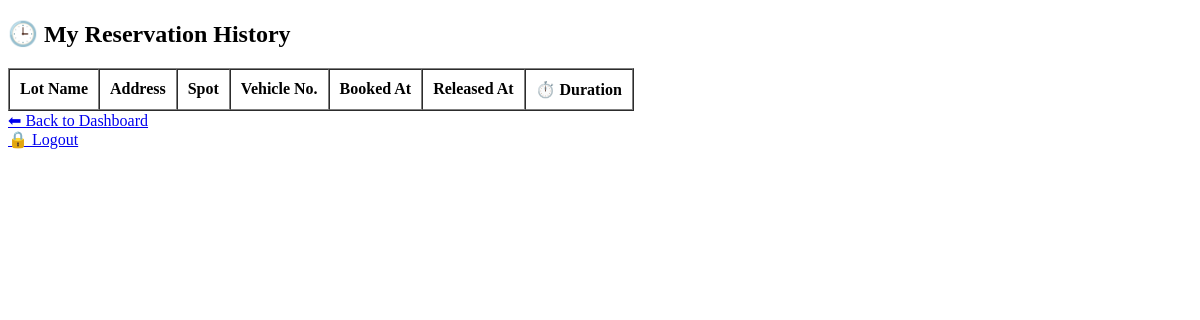
/user_history (signed in), run on an earlier commit of the app's database.
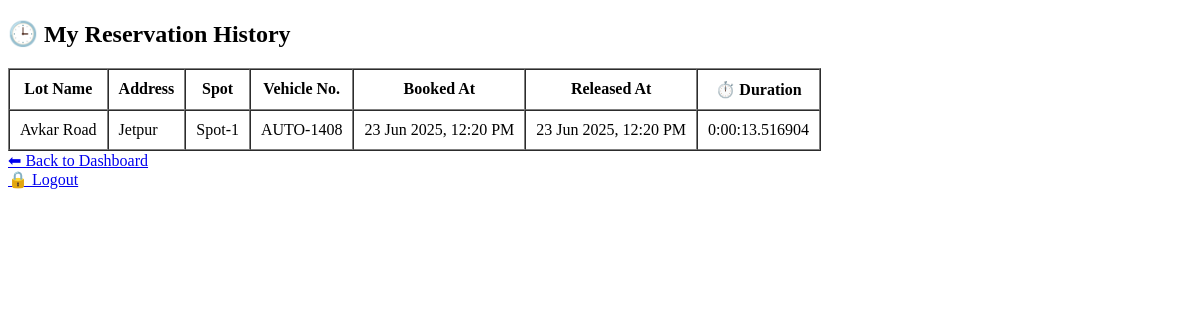
And on a later commit of the database.
### tables this page shows
CREATE TABLE parking_history (
            id INTEGER PRIMARY KEY AUTOINCREMENT,
            user_id INTEGER NOT NULL,
            spot_id INTEGER NOT NULL,
            lot_id INTEGER NOT NULL,
            vehicle_number TEXT NOT NULL,
            entry_time TEXT NOT NULL,
            exit_time TEXT, cost REAL,
            FOREIGN KEY(user_id) REFERENCES users(id),
            FOREIGN KEY(spot_id) REFERENCES parking_spots(id),
            FOREIGN KEY(lot_id) REFERENCES parking_lots(id)
        );

CREATE TABLE parking_lots (
            id INTEGER PRIMARY KEY AUTOINCREMENT,
            name TEXT NOT NULL,
            address TEXT NOT NULL,
            pin_code TEXT,
            total_spots INTEGER NOT NULL,
            available_spots INTEGER NOT NULL
        , price_per_hour REAL DEFAULT 20.0);

CREATE TABLE parking_spots (
            id INTEGER PRIMARY KEY AUTOINCREMENT,
            lot_id INTEGER NOT NULL,
            spot_number TEXT NOT NULL,
            is_occupied INTEGER DEFAULT 0,
            current_user_id INTEGER,
            FOREIGN KEY(lot_id) REFERENCES parking_lots(id),
            FOREIGN KEY(current_user_id) REFERENCES users(id)
        );

### app.py (the view)
@app.route('/user_history')
def user_history():
    if 'id' not in session:
        return redirect(url_for('login'))
    conn = get_db_connection()
    raw_history = conn.execute(
        '''
        SELECT r.*, l.name AS lot_name, l.address AS lot_address, s.spot_number
        FROM parking_history r
        JOIN parking_spots s ON r.spot_id = s.id
        JOIN parking_lots l ON r.lot_id = l.id
        WHERE r.user_id = ?
        ORDER BY r.entry_time DESC
        ''',
        (session['id'],)
    ).fetchall()
    conn.close()
    history = []
    for row in raw_history:
        entry = dict(row)
        entry_time = datetime.fromisoformat(entry['entry_time'])
        entry['pretty_entry'] = entry_time.strftime('%d %b %Y, %I:%M %p')
        if entry['exit_time']:
            exit_time = datetime.fromisoformat(entry['exit_time'])
            entry['pretty_exit'] = exit_time.strftime('%d %b %Y, %I:%M %p')
            duration = exit_time - entry_time
            entry['duration'] = str(duration)
        else:
            entry['pretty_exit'] = None
            entry['duration'] = None
        history.append(entry)
    return render_template('user_history.html', history=history)

### app.py (called while the page is built)
def get_db_connection():
    conn = sqlite3.connect(DATABASE)
    conn.row_factory = sqlite3.Row
    return conn

### templates/user_history.html (shortened to what this page needs)
<!DOCTYPE html>
<html>
<head>
</head>
<body>
    <h2>🕒 My Reservation History</h2>
<table border="1" cellpadding="10" cellspacing="0">
    <thead>
        <tr>
            <th>Lot Name</th>
            <th>Address</th>
            <th>Spot</th>
            <th>Vehicle No.</th>
            <th>Booked At</th>
            <th>Released At</th>
            <th>⏱️ Duration</th>
        </tr>
    </thead>
    <tbody>
        {% for entry in history %}
        <tr>
            <td>{{ entry.lot_name }}</td>
            <td>{{ entry.lot_address }}</td>
            <td>{{ entry.spot_number }}</td>
            <td>{{ entry.vehicle_number }}</td>
            <td>{{ entry.pretty_entry }}</td>
            <td>
                {% if entry.pretty_exit %}
                    {{ entry.pretty_exit }}
                {% else %}
                    <span style="color: orange;">⏳ In Use</span>
                {% endif %}
            </td>
            <td>
                {% if entry.duration %}
                    {{ entry.duration }}
                {% else %}
                    <span style="color: orange;">In Progress</span>
                {% endif %}
            </td>
        </tr>
        {% endfor %}
    </tbody>
</table>
<a href="{{ url_for('user_dashboard') }}">⬅ Back to Dashboard</a>
    <br>
    <a href="{{ url_for('logout') }}">🔒 Logout</a>
</body>
</html>

What changed in the data, as far as the page shows it:
now on this page (row edited): parking_history: lot_name "Avkar Road", lot_address "Jetpur", spot_number "Spot-1", vehicle_number "AUTO-1408", pretty_entry "23 Jun 2025, 12:20 PM", pretty_exit "23 Jun 2025, 12:20 PM", duration "0:00:13.516904"
